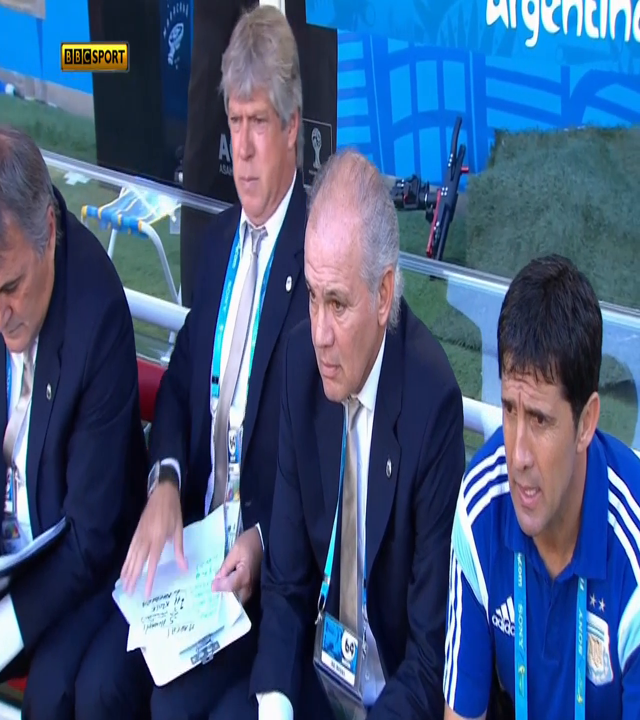
#> input picture V3VCore/TestData/RGB/1.png, 640 x 720 px, found by its file name; its folder holds only this picture in this run
$ python Tester.py
#> lines starting #> are read from the running program, lines starting #| are printed output that depends on the picture
### V3VCore/Configuration/ConversionParameters.py


class Resolution:
    """
        This Class contains all the resolutions supported
        The value is the (vertical pixels no., horizontal pixel no.) -- needs updating
    """
    HD = (720, 640)
    FULLHD = 2
    FOURK = 3


class ResizeFactor:
    """
        This Class contains all the resize factors supported
        The value is the resize factor
    """
    ONE = 1
    HALF = 0.5
    QUARTER = 0.25

class ConversionParameters:
    """
        Contains all the parameters needed for 2D-3D conversion task

        Some of them can be defined by users to control the 3D quality and the conversion time

        Others are predefined and tuned by developers for best performance

        Default values for parameters are set

        There is an array for commonly used profiles that the user can choose from

        Enumerate any variables that has limited number of options

        Parameters:
            1) Parameters can be changed by users
                - resolution: one of the Resolution enumeration
                - resizeFactor: one of the ResizeFactor enumeration
                - maxDisp: maximum disparity controlling pop up factor

            2) Predefined, tuned parameters:
                - K: Number of nearest neighbors matched
                - pitchThreshold_1: used in sceneClassification
                - pitchThreshold_2: used in sceneClassification
                - playerThreshold: used in sceneClassification
                - segmentSize: number of image objects in each imageSegment used in InputProcessor
            - All next parameters are used in imageFeatures computations:
                - alpha: used in Gx, Gy computations
                - FmSize: used in Frame Match calculation
                - SIFTSize: used in SIFT calculations in Bm, Fm computations
                - blockSize: used to determine the size of each block in image features (Fm, Bm, Gx, Gy) computations
                - colorWeight: used in SIFT computations
            - All next parameters are used in DGC_StereoCreator from DGC estimated depth
                - spatialSmoothnessSwitch
                - temporalSmoothnessWindow
                - temporalSmoothnessSwitch
                - gaussianSigma
                - spatialSmoothCoeff_x
                - spatialSmoothCoeff_y
    """

    # set default values and make array for common used profile
    # and see which variables should be enumerated
    def __init__(self, resolution=Resolution.HD, resizeFactor=ResizeFactor.QUARTER, maxDisp=20, \
                 K=None, pitchThreshold_1=None, \
                 pitchThreshold_2=None, playerThreshold=None, \
                 segmentSize=None, alpha=None, FmSize=None, SIFTSize=None, blockSize=None, colorWeight=None, \
                 spatialSmoothnessSwitch=True, temporalSmoothnessWindow=4, temporalSmoothnessSwitch=True, \
                 spatialSmoothCoeff_x=20, spatialSmoothCoeff_y=4, gaussianSigma=2):
        """
            set default values and make array for common used profile
            and see which variables should be enumerated
        """
        print("-- ConversionParameters.init")
        self.resolution = resolution
        self.resizeFactor = resizeFactor
        self.maxDisp = maxDisp

        self.K = K
        self.pitchThreshold_1 = pitchThreshold_1
        self.pitchThreshold_2 = pitchThreshold_2
        self.playerThreshold = playerThreshold
        self.segmentSize = segmentSize

        self.alpha = alpha
        self.FmSize = FmSize
        self.SIFTSize = SIFTSize
        self.blockSize = blockSize
        self.colorWeight = colorWeight

        self.spatialSmoothnessSwitch = spatialSmoothnessSwitch
        self.temporalSmoothnessWindow = temporalSmoothnessWindow
        self.temporalSmoothnessSwitch = temporalSmoothnessSwitch
        self.gaussianSigma = gaussianSigma
        self.spatialSmoothCoeff_x = spatialSmoothCoeff_x
        self.spatialSmoothCoeff_y = spatialSmoothCoeff_y


""" map for all common profiles """
commonProfiles = {}
#commonProfiles['ProfileOne'] = ConversionParameters()
# [8 lines left out: function getCommonProfile, not called in this run]


### V3VCore/Converter/Image.py


class ImageInfo:
    """
        Contains all the data needed for a specific frame image

        Parameters:
            - originalImage: the original RGB image (Input)
            - originalImageResized: the Resized original RGB image (Input)
            - leftImage: (now it is just the original image)
            - rightImage: (it is estimated according to the depth at Converter)
            - sideBySide: the stereo image (putting the left and right image side by side in one image)
            - depth: The corresponding greyscale depth map (width x height) (done at Converter)
            - depthResized: the Resized depth map
            - nonPitchMask: 2D boolean array (1 nonPitch, 0 pitch) needed in DGC (done at sceneClassifier)
            - sceneClass: Integer representing the classification of this image (done at sceneClassifier)
            - Gx, Gy: Arrays representing the gradients of the image (estimated at DGC)
            - SS: the resulting Side by side image (3D Image) (done at Converter)
    """

    def __init__(self):
        """
            Setting default values for the parameters of the image class

            Then these are public parameters can be changed from anywhere
            Also, We can make them private with specific setters and getters
        """
        self.originalImage = None
        self.originalImageResized = None
        self.leftImage = None
        self.rightImage = None
        self.sideBySide = None
        self.depth = None
        self.depthResized = None
        self.nonPitchMask = None
        self.sceneClass = None
        self.Gx = None
        self.Gy = None

### V3VCore/Test/Tester.py
from DepthDatabase.BasicDepthDatabase import BasicDepthDatabase
from Configuration.ConversionParameters import ConversionParameters, Resolution,\
    ResizeFactor
from Converter.ConversionTask import ConversionTask
from Converter.Image import ImageInfo
import os
from cv2 import imread, resize, INTER_CUBIC, imwrite, INTER_LINEAR
from Converter.DGC_StereoConverter import DGC_StereoConvertor
from numpy import float32

#database = BasicDepthDatabase("SoccerDatabase")

#database.addImageData("/Users/OmarEltobgy/Documents/V3V/V3VCore/TestData/RGB/", \
#                      "/Users/OmarEltobgy/Documents/V3V/V3VCore/TestData/Depth/", 1, 31)
#database.loadImageData()

#conversionParam = ConversionParameters(resolution=Resolution.HD, resizeFactor=ResizeFactor.EIGHT)
#database.computeFeatures(conversionParam)

#database.addImageData("/Users/OmarEltobgy/Documents/V3V/V3VCore/TestData/RGB/", \
#                      "/Users/OmarEltobgy/Documents/V3V/V3VCore/TestData/Depth/", 1, 31)

#databaseFeatures = database.getFeatures(conversionParam)


### Testing DGC_StereoCreator
# Pathes to the input files
RGB_Path = '/Users/OmarEltobgy/Documents/V3V/V3VCore/TestData/RGB/'
Depth_Path = '/Users/OmarEltobgy/Documents/V3V/V3VCore/TestData/Depth/'
imageInfoObjects = []

conversionParam = ConversionParameters()
R = conversionParam.resizeFactor

for i in xrange(1, 32):
    newImageInfo = ImageInfo()

    # RGB images are divided by 255
    imageFilePath = os.path.join(RGB_Path, str(i)+".png")
    newImageInfo.originalImage = float32(imread(imageFilePath)) / 255
    newImageInfo.originalImageResized = resize(newImageInfo.originalImage, (0, 0),
                                               fx=R, fy=R, interpolation=INTER_LINEAR)
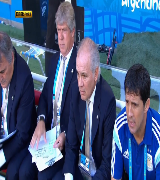
#> newImageInfo.originalImageResized: shape (180, 160, 3) float32; mean B, G, R 0.502, 0.357, 0.266

    # Depth images: take only one index from 3rd dimension RGB (0) as it's grey scale and all indices has same value
    # and don't divide by 255
    depthFilePath = os.path.join(Depth_Path, str(i)+".png")
    newImageInfo.depth = float32(imread(depthFilePath))
    newImageInfo.depth = newImageInfo.depth[:, :, 0]
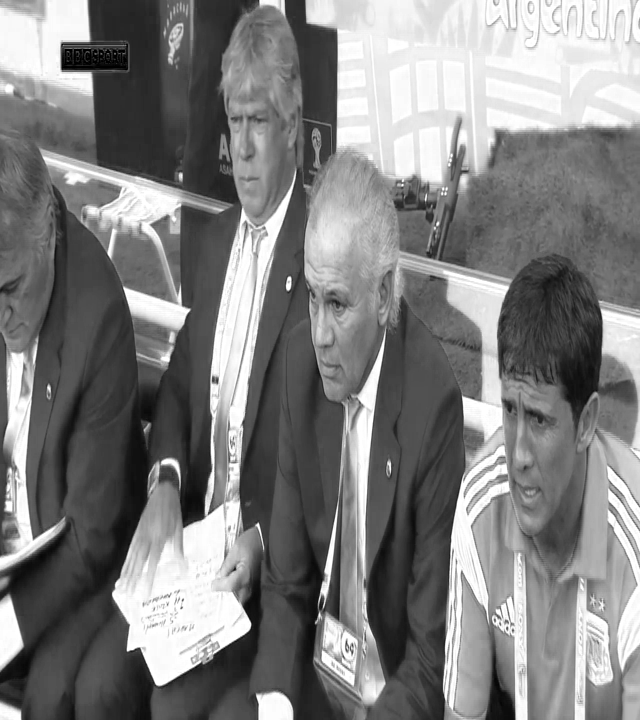
#> newImageInfo.depth: shape (720, 640) float32; min 0, max 255, mean 127.9
    newImageInfo.depthResized = resize(newImageInfo.depth, (0, 0), fx=R, fy=R, interpolation=INTER_LINEAR)
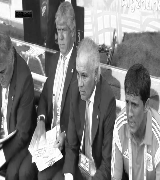
#> newImageInfo.depthResized: shape (180, 160) float32; min 0, max 255, mean 127.9
#> (the run stopped early here; a loop or call above may not have finished)
